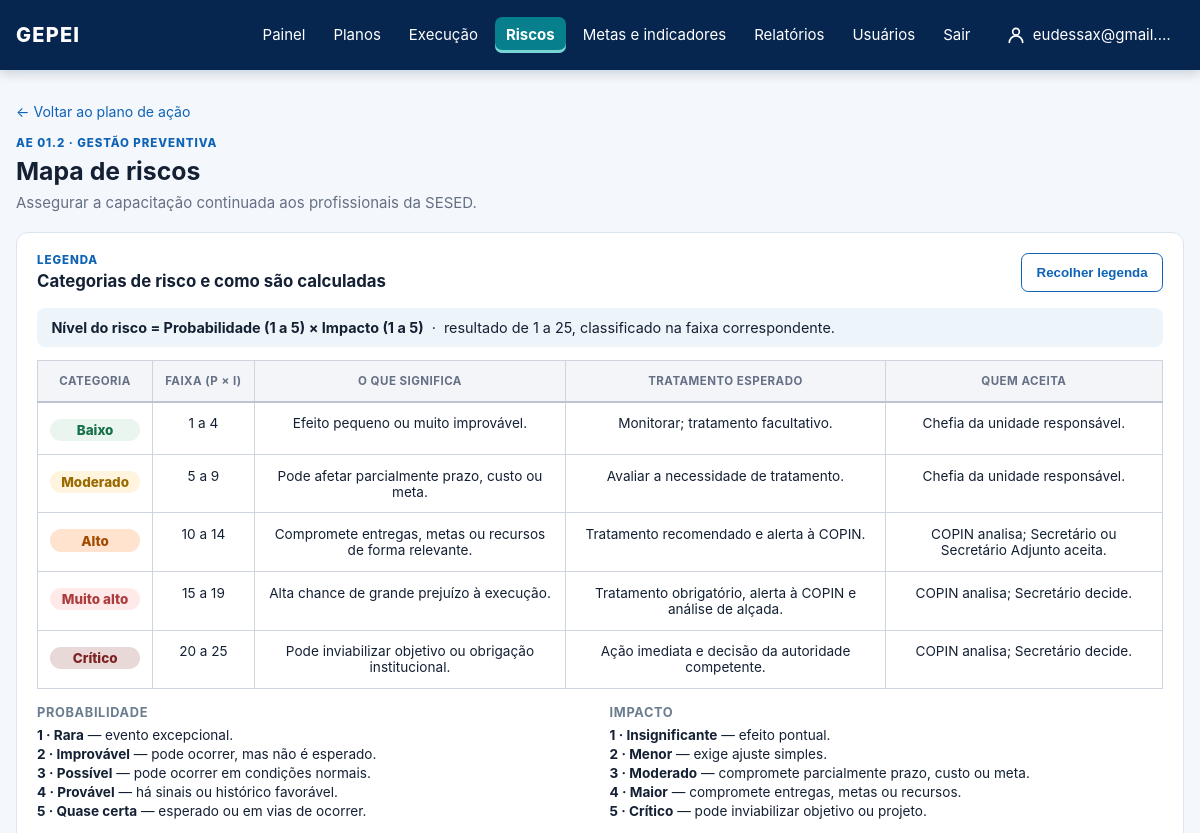
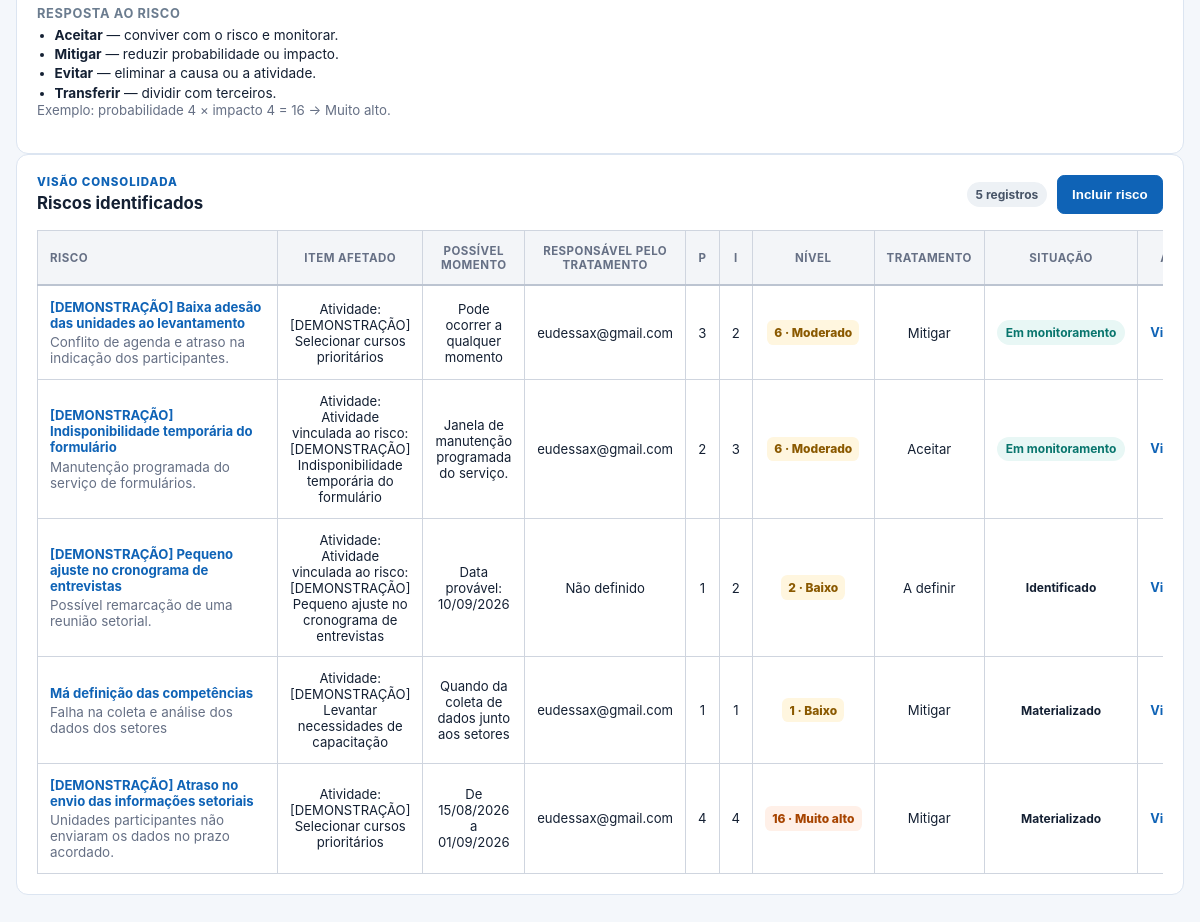
The app's page /planos-de-acao/2/riscos/ (signed in) with its own data (2 pictures, top to bottom).
### core/models.py (models this page shows, shortened)
class StrategicAction(models.Model):
    class Status(models.TextChoices):
        NOT_STARTED = "NAO_INICIADA", "Não iniciada"
        IN_PROGRESS = "EM_ANDAMENTO", "Em andamento"
        COMPLETED = "CONCLUIDA", "Concluída"
        DELAYED = "ATRASADA", "Atrasada"
        BLOCKED = "BLOQUEADA", "Bloqueada"
        SUSPENDED = "SUSPENSA", "Suspensa"
    artifact = models.ForeignKey(PlanArtifact, on_delete=models.PROTECT, related_name="actions")
    coordinating_unit = models.ForeignKey(OrganizationalUnit, on_delete=models.PROTECT)
    code = models.CharField(max_length=30)
    title = models.CharField(max_length=255)
    description = models.TextField(blank=True)
    due_date = models.DateField(
        null=True,
        blank=True,
        help_text="Preenchido no cronograma operacional; não é inferido da vigência do PEI.",
    )
    status = models.CharField(max_length=15, choices=Status.choices, default=Status.NOT_STARTED)
    progress = models.DecimalField(max_digits=5, decimal_places=2, default=0)
    funding_sources = models.CharField(max_length=255, blank=True)
    participating_units = models.ManyToManyField(OrganizationalUnit, related_name="participating_actions", blank=True)

class Risk(models.Model):
    class Status(models.TextChoices):
        IDENTIFIED = "IDENTIFICADO", "Identificado"
        IN_TREATMENT = "EM_TRATAMENTO", "Em tratamento"
        MONITORING = "EM_MONITORAMENTO", "Em monitoramento"
        MATERIALIZED = "MATERIALIZADO", "Materializado"
        CLOSED = "ENCERRADO", "Encerrado"
    class OccurrenceTiming(models.TextChoices):
        ANY_TIME = "QUALQUER_MOMENTO", "Pode ocorrer a qualquer momento"
        EXPOSURE_WINDOW = "PERIODO", "Durante um período de exposição"
        DATE_OR_MILESTONE = "DATA_MARCO", "Em uma data ou marco provável"
        UNKNOWN = "INDETERMINADO", "Não é possível estimar o momento"
    action = models.ForeignKey(StrategicAction, on_delete=models.CASCADE, related_name="risks")
    activity = models.ForeignKey(Activity, on_delete=models.PROTECT, related_name="risks")
    is_unforeseen = models.BooleanField("Risco não previsto", default=False)
    owner = models.ForeignKey(settings.AUTH_USER_MODEL, on_delete=models.PROTECT)
    title = models.CharField(max_length=255)
    cause = models.TextField()
    probability = models.PositiveSmallIntegerField()
    impact = models.PositiveSmallIntegerField()
    status = models.CharField(max_length=16, choices=Status.choices, default=Status.IDENTIFIED)
    treatment = models.CharField(max_length=20, blank=True)
    preventive_measure = models.TextField(blank=True)
    contingency_measure = models.TextField(blank=True)
    occurrence_timing = models.CharField(
        max_length=20,
        choices=OccurrenceTiming.choices,
        default=OccurrenceTiming.UNKNOWN,
    )
    exposure_start_date = models.DateField(null=True, blank=True)
    exposure_end_date = models.DateField(null=True, blank=True)
    expected_occurrence_date = models.DateField(null=True, blank=True)
    trigger_description = models.TextField(blank=True)
    @property
    def level(self):
        return self.probability * self.impact
    @property
    def level_label(self):
        if self.level >= 20:
            return "Crítico"
        if self.level >= 15:
            return "Muito alto"
        if self.level >= 10:
            return "Alto"
        if self.level >= 5:
            return "Moderado"
        return "Baixo"
    @property
    def occurrence_timing_summary(self):
        if self.occurrence_timing == self.OccurrenceTiming.ANY_TIME:
            return "Pode ocorrer a qualquer momento"
        if self.occurrence_timing == self.OccurrenceTiming.EXPOSURE_WINDOW:
            if self.exposure_start_date and self.exposure_end_date:
                return f"De {self.exposure_start_date:%d/%m/%Y} a {self.exposure_end_date:%d/%m/%Y}"
            if self.exposure_start_date:
                return f"A partir de {self.exposure_start_date:%d/%m/%Y}"
            if self.exposure_end_date:
                return f"Até {self.exposure_end_date:%d/%m/%Y}"
            return "Durante um período de exposição ainda não delimitado"
        if self.occurrence_timing == self.OccurrenceTiming.DATE_OR_MILESTONE:
            if self.expected_occurrence_date:
                return f"Data provável: {self.expected_occurrence_date:%d/%m/%Y}"
            return ""
        return "Momento indeterminado"

class Activity(models.Model):
    PAUSED = "PAUSADA"
    class FundingSource(models.TextChoices):
        FAF = "FAF", "Fundo a Fundo (FaF)"
        CODE_0500 = "0500", "Fonte 0500"
        AGREEMENT = "CONVENIO", "Convênio"
        OTHER = "OUTRA", "Outra"
    action_plan = models.ForeignKey(ActionPlan, on_delete=models.CASCADE, related_name="activities")
    executor = models.ForeignKey(settings.AUTH_USER_MODEL, on_delete=models.PROTECT, related_name="assigned_activities")
    title = models.CharField(max_length=255)
    description = models.TextField(blank=True)
    position = models.PositiveIntegerField(default=0)
    weight = models.DecimalField(max_digits=5, decimal_places=2)
    progress = models.DecimalField(max_digits=5, decimal_places=2, default=0)
    start_date = models.DateField(null=True, blank=True)
    end_date = models.DateField()
    status = models.CharField(max_length=15, choices=[*StrategicAction.Status.choices, ("PAUSADA", "Pausada")], default=StrategicAction.Status.NOT_STARTED)
    expected_delivery = models.CharField(max_length=255, blank=True)
    requires_financial_resource = models.BooleanField(default=False)
    planned_cost = models.DecimalField(max_digits=14, decimal_places=2, null=True, blank=True)
    disbursed_cost = models.DecimalField(max_digits=14, decimal_places=2, null=True, blank=True)
    funding_source = models.CharField(max_length=12, choices=FundingSource.choices, blank=True)
    funding_source_other = models.CharField(max_length=160, blank=True)
    financial_responsible_unit = models.ForeignKey(
        OrganizationalUnit,
        null=True,
        blank=True,
        on_delete=models.PROTECT,
        related_name="financially_monitored_activities",
    )
    financial_reference = models.CharField(max_length=255, blank=True)
    class Meta:
        ordering = ["position", "start_date", "end_date", "id"]
    def __str__(self):
        return self.title

class RiskTreatment(models.Model):
    class Decision(models.TextChoices):
        ACCEPT = "ACEITAR", "Aceitar"
        MITIGATE = "MITIGAR", "Mitigar"
        AVOID = "EVITAR", "Evitar"
        TRANSFER = "TRANSFERIR", "Transferir"
    risk = models.ForeignKey(Risk, on_delete=models.CASCADE, related_name="treatments")
    decision = models.CharField(max_length=12, choices=Decision.choices)
    justification = models.TextField(blank=True)
    responsible = models.ForeignKey(
        settings.AUTH_USER_MODEL,
        on_delete=models.PROTECT,
        related_name="risk_treatments",
    )
    due_date = models.DateField(null=True, blank=True)
    preventive_measure = models.TextField(blank=True)
    contingency_measure = models.TextField(blank=True)
    created_by = models.ForeignKey(
        settings.AUTH_USER_MODEL,
        on_delete=models.PROTECT,
        related_name="created_risk_treatments",
    )
    created_at = models.DateTimeField(auto_now_add=True)
    class Meta:
        constraints = [models.UniqueConstraint(fields=["risk"], name="one_treatment_per_risk")]
        ordering = ["-created_at", "-id"]

### core/views.py (the view)
# urls.py: path("planos-de-acao/<int:action_id>/riscos/", views.risk_map, name="risk_map"),
@login_required
def risk_map(request, action_id):
    _require_permission(request.user, "view_risk")
    action = get_object_or_404(
        (view_scope_actions if request.method == "GET" else scope_actions)(
            StrategicAction.objects.select_related("artifact", "artifact__plan", "coordinating_unit"), request.user
        ),
        pk=action_id,
    )
    request.read_only_other_unit = not scope_actions(StrategicAction.objects.all(), request.user).filter(pk=action.id).exists()
    action_plan = get_object_or_404(ActionPlan, action=action)
    registered_risks = _registered_risks(request, StrategicAction.objects.filter(pk=action.pk))
    if request.method == "POST":
        _require_permission(request.user, "add_risk")
        form = RiskIdentificationForm(request.POST, action_plan=action_plan)
        if form.is_valid():
            risk = _save_new_risk(request.user, form, action)
            messages.success(request, "Risco incluído no mapa do plano de ação.")
            if form.cleaned_data["register_another"]:
                return _next_risk_registration(request, registered_risks, risk)
            return redirect("risk_detail", action_id=action.id, risk_id=risk.id)
    else:
        initial = {"activity": registered_risks[-1].activity_id} if registered_risks else {}
        form = RiskIdentificationForm(action_plan=action_plan, initial=initial)
    risks = action.risks.select_related("activity", "owner").prefetch_related(
        "assessments", "treatments", "materializations", "acceptances"
    ).order_by("status", "title")
    return render(
        request,
        "core/risk_map.html",
        {
            "action": action,
            "action_plan": action_plan,
            "risks": risks,
            "form": form,
            "registered_risks": registered_risks,
            "registered_risk_ids": ",".join(str(item.pk) for item in registered_risks),
            "can_add_risk": not request.read_only_other_unit and request.user.has_perm("core.add_risk"),
        },
    )

### templates/core/risk_map.html (shortened to what this page needs)
{% extends "base.html" %}
{% block content %}
  <a class="back-link" href="{% url 'action_plan_detail' action.id %}">← Voltar ao plano de ação</a>
  <section class="action-detail-heading">
    <div><p class="eyebrow">{{ action.code }} · Gestão preventiva</p><h1>Mapa de riscos</h1><p>{{ action.title }}</p></div>  </section>
  {% include "core/_risk_legend.html" %}
  <section class="risk-map-layout">
    <article class="panel risk-map-panel">
      <div class="panel-heading"><div><p class="eyebrow">Visão consolidada</p><h2>Riscos identificados</h2></div><div class="panel-heading-actions"><span class="chip chip-neutral">{{ risks|length }} registros</span>{% if can_add_risk %}<button class="button button-primary" type="button" data-open-risk-form>Incluir risco</button>{% endif %}</div></div>
      {% if risks %}
        <div class="responsive-table"><table class="risk-map-table"><thead><tr><th>Risco</th><th>Item afetado</th><th>Possível momento</th><th>Responsável pelo tratamento</th><th class="col-center">P</th><th class="col-center">I</th><th class="col-center">Nível</th><th>Tratamento</th><th>Situação</th><th>Ações</th></tr></thead><tbody>
          {% for risk in risks %}<tr>
            <td><a href="{% url 'risk_detail' action.id risk.id %}"><strong>{{ risk.title }}</strong></a><span>{{ risk.cause|truncatechars:80 }}</span></td>
            <td>{% if risk.activity %}Atividade: {{ risk.activity.title }}{% else %}Ação estratégica{% endif %}</td>
            <td>{{ risk.occurrence_timing_summary|default:risk.trigger_description|default:"—" }}</td>
            <td>{% if not perms.core.view_risktreatment %}🔒{% else %}{% with treatment=risk.treatments.first %}{% if treatment %}{{ treatment.responsible.get_full_name|default:treatment.responsible.username }}{% else %}Não definido{% endif %}{% endwith %}{% endif %}</td>
            <td class="col-center">{{ risk.probability }}</td><td class="col-center">{{ risk.impact }}</td>
            <td class="col-center"><span class="risk-level {% if risk.level >= 20 %}risk-critical{% elif risk.level >= 10 %}risk-high{% else %}risk-medium{% endif %}">{{ risk.level }} · {{ risk.level_label }}</span></td>
            <td>{% if not perms.core.view_risktreatment %}🔒{% else %}{% with treatment=risk.treatments.first %}{% if treatment %}{{ treatment.get_decision_display }}{% elif risk.treatment %}{{ risk.treatment|title }}{% else %}A definir{% endif %}{% endwith %}{% endif %}</td>
            <td><span class="chip chip-{{ risk.status|lower }}">{{ risk.get_status_display }}</span></td>
            <td><div class="row-actions"><a class="text-button" href="{% url 'risk_detail' action.id risk.id %}">Visualizar</a></div></td>
          </tr>{% endfor %}
        </tbody></table></div>
      {% else %}<div class="empty-state"><strong>Nenhum risco identificado.</strong><span>Clique em “Incluir risco” para registrá-lo; depois o sistema disponibilizará a avaliação, o tratamento e a decisão de aceite.</span></div>{% endif %}
    </article>
  </section>
{% endblock %}

### templates/base.html (shortened to what this page needs)
{% load static %}
<!doctype html>
<html lang="pt-br">
<head>
  <link rel="stylesheet" href="{% static 'css/gepei.css' %}?v=20261022-10">
</head>
<body>
  <header class="topbar">
    <a class="brand" href="{% url 'dashboard' %}">GEPEI</a>
    {% if user.is_authenticated %}
      <nav>
        <a href="{% url 'dashboard' %}" {% if request.path == '/' %}class="nav-active" aria-current="page"{% endif %}>Painel</a>
        {% if perms.core.view_plan %}<details class="nav-plans{% if '/pei/' in request.path %} nav-active{% endif %}">
          <summary {% if '/pei/' in request.path %}aria-current="page"{% endif %}>Planos</summary>
        </details>{% endif %}
        {% if perms.core.view_actionplan %}<a href="{% url 'action_plan_list' %}" {% if '/planos-de-acao/' in request.path and '/riscos/' not in request.path %}class="nav-active" aria-current="page"{% endif %}>Execução</a>{% endif %}
        {% if perms.core.view_risk %}<a href="{% url 'risk_overview' %}" {% if '/riscos/' in request.path %}class="nav-active" aria-current="page"{% endif %}>Riscos</a>{% endif %}
        {% if perms.core.view_strategictarget or perms.core.view_indicator %}<a href="{% if perms.core.view_indicator %}{% url 'indicator_overview' %}{% else %}{% url 'target_overview' %}{% endif %}" >Metas e indicadores</a>{% endif %}
        {% if perms.core.view_reportcycle or perms.core.view_sectorreport or perms.core.view_quarterlysectorreport or perms.core.consolidate_quarterlysectorreport %}<a href="{% url 'report_cycle_overview' %}" {% if '/relatorios/' in request.path %}class="nav-active" aria-current="page"{% endif %}>Relatórios</a>{% endif %}
        {% if perms.auth.view_user or perms.auth.view_group %}
        <details class="nav-plans{% if '/usuarios/' in request.path %} nav-active{% endif %}">
          <summary {% if '/usuarios/' in request.path %}aria-current="page"{% endif %}>Usuários</summary>
        </details>
        {% endif %}
        <form method="post" action="{% url 'logout' %}" onsubmit="return confirm('Tem certeza de que deseja sair?');">
          <button type="submit">Sair</button>
        </form>
        <a class="nav-user{% if request.path == '/minha-conta/' %} nav-active{% endif %}" href="{% url 'profile_edit' %}" title="Minha conta">
          <svg width="20" height="20" viewBox="0 0 24 24" fill="none" stroke="currentColor" stroke-width="2" stroke-linecap="round" stroke-linejoin="round" aria-hidden="true"><circle cx="12" cy="8" r="4"/><path d="M4 21c0-4.4 3.6-8 8-8s8 3.6 8 8"/></svg>
          <span>{{ user.first_name|default:user.username }}</span>
        </a>
      </nav>
    {% endif %}
  </header>
  <main class="container">
    {% block content %}{% endblock %}
  </main>
</body>
</html>

### records on screen
StrategicAction: code "AE 01.2", title "Assegurar a capacitação continuada aos profissionais da SESED."
Risk: title "[DEMONSTRAÇÃO] Baixa adesão das unidades ao levantamento", cause "Conflito de agenda e atraso na indicação dos participantes.", activity "[DEMONSTRAÇÃO] Selecionar cursos prioritários", occurrence_timing_summary "Pode ocorrer a qualquer momento", treatments.first.responsible.get_full_name "eudessax@gmail.com", probability "3", impact "2", level "6", level_label "Moderado", treatments.first.decision "Mitigar", status "Em monitoramento"
Risk: title "[DEMONSTRAÇÃO] Indisponibilidade temporária do formulário", cause "Manutenção programada do serviço de formulários.", activity "Atividade vinculada ao risco: [DEMONSTRAÇÃO] Indisponibilidade temporária do formulário", occurrence_timing_summary "Janela de manutenção programada do serviço.", treatments.first.responsible.get_full_name "eudessax@gmail.com", probability "2", impact "3", level "6", level_label "Moderado", treatments.first.decision "Aceitar", status "Em monitoramento"
Risk: title "[DEMONSTRAÇÃO] Pequeno ajuste no cronograma de entrevistas", cause "Possível remarcação de uma reunião setorial.", activity "Atividade vinculada ao risco: [DEMONSTRAÇÃO] Pequeno ajuste no cronograma de entrevistas", occurrence_timing_summary "Data provável: 10/09/2026", shows "Não definido", probability "1", impact "2", level "2", level_label "Baixo", treatment "A definir", status "Identificado"
Risk: title "Má definição das competências", cause "Falha na coleta e análise dos dados dos setores", activity "[DEMONSTRAÇÃO] Levantar necessidades de capacitação", occurrence_timing_summary "Quando da coleta de dados junto aos setores", treatments.first.responsible.get_full_name "eudessax@gmail.com", probability "1", impact "1", level "1", level_label "Baixo", treatments.first.decision "Mitigar", status "Materializado"
Risk: title "[DEMONSTRAÇÃO] Atraso no envio das informações setoriais", cause "Unidades participantes não enviaram os dados no prazo acordado.", activity "[DEMONSTRAÇÃO] Selecionar cursos prioritários", occurrence_timing_summary "De 15/08/2026 a 01/09/2026", treatments.first.responsible.get_full_name "eudessax@gmail.com", probability "4", impact "4", level "16", level_label "Muito alto", treatments.first.decision "Mitigar", status "Materializado"

### other values on screen
{{ user.first_name|default:user.username }} "eudessax@gmail.…"
{{ risks|length }} "5"
